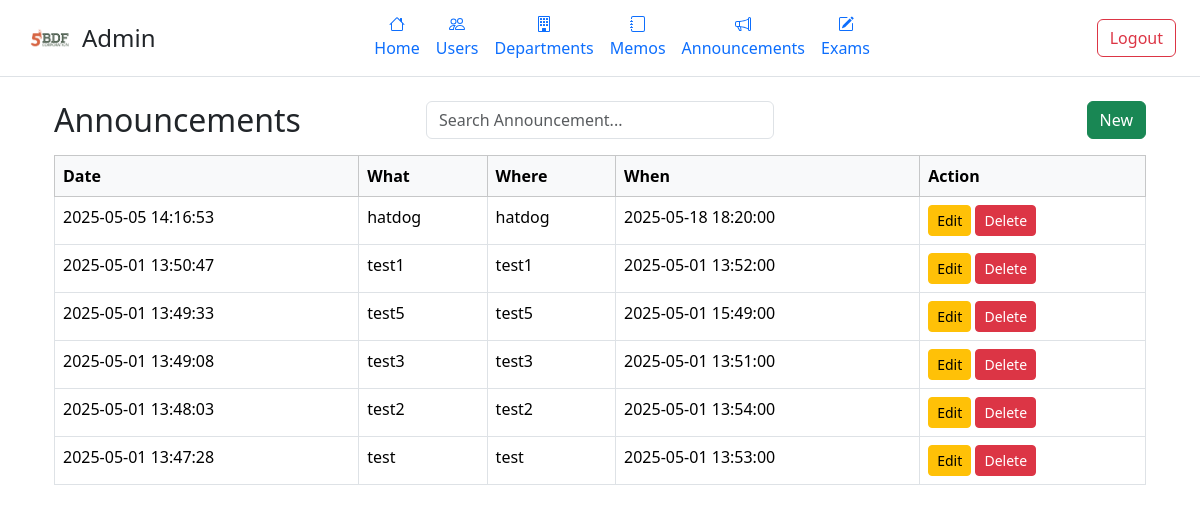
The page /admin/announcements.php (signed in) on the database its author committed.
### tables this page shows
CREATE TABLE `announcements` (
  `announcement_id` int(11) NOT NULL,
  `title` varchar(255) NOT NULL DEFAULT 'ANNOUNCEMENT',
  `date_created` datetime NOT NULL,
  `what` text NOT NULL,
  `where` varchar(255) NOT NULL,
  `when` datetime NOT NULL
);

### admin/announcements.php (the view, shortened to what this page needs)
<?php
require_once '../db/dbcon.php';
$query = "SELECT * FROM announcements ORDER BY date_created DESC";
$result = mysqli_query($conn, $query);
?>
<!DOCTYPE html>
<html lang="en">
<head>
  <link href="https://cdn.jsdelivr.net/npm/bootstrap@5.3.5/dist/css/bootstrap.min.css" rel="stylesheet">
</head>
<body>
<header class="d-flex flex-wrap align-items-center justify-content-between py-2 px-4 border-bottom">
  <div class="d-flex align-items-center gap-2">
    <img src="../img/5bdflogo.png" alt="5BDF Logo" height="50" width="50">
    <h4 class="m-0">Admin</h4>
  </div>
  <nav>
    <ul class="nav">
        <li class="nav-item">
        <a href="#" class="nav-link d-flex flex-column align-items-center px-2">
            Home
        </a>
        </li>
        <li class="nav-item">
        <a href="./admin.php" class="nav-link d-flex flex-column align-items-center px-2">
            Users
        </a>
        </li>
        <li class="nav-item">
        <a href="./departments.php" class="nav-link d-flex flex-column align-items-center px-2">
            Departments
        </a>
        </li>
        <li class="nav-item">
        <a href="./memos.php" class="nav-link d-flex flex-column align-items-center px-2">
            Memos
        </a>
        </li>
        <li class="nav-item">
        <a href="./announcements.php" class="nav-link d-flex flex-column align-items-center px-2">
            Announcements
        </a>
        </li>
        <li class="nav-item">
          <a href="./Exams.php" class="nav-link d-flex flex-column align-items-center px-2">
            Exams
          </a>
        </li>
    </ul>
</nav>
  <div>
    <button class="btn btn-outline-danger ms-2" onclick="window.location.href='logout.php'">Logout</button>
  </div>
</header>
  <div class="container mt-4">
      <div class="container my-4">
        <div class="row mb-3 align-items-center">
          <div class="col-md-4">
            <h2 class="m-0">Announcements</h2>
          </div>
          <div class="col-md-4 text-center">
            <input type="text" class="form-control" id="searchInput" placeholder="Search Announcement..." onkeyup="filterAnnouncements()">
          </div>
          <div class="col-md-4 text-end">
            <button type="button" class="btn btn-success" data-bs-toggle="modal" data-bs-target="#addNewAnnouncement">New</button>
          </div>
        </div>
    <table class="table table-bordered">
      <thead class="table-light">
        <tr>
          <th>Date</th>
          <th>What</th>
          <th>Where</th>
          <th>When</th>
          <th>Action</th>
        </tr>
      </thead>
      <tbody>
    <?php while ($row = mysqli_fetch_assoc($result)) { ?>
    <tr>
        <td><?php echo $row['date_created']; ?></td>
        <td><?php echo htmlspecialchars($row['what']); ?></td>
        <td><?php echo htmlspecialchars($row['where']); ?></td>
        <td><?php echo $row['when']; ?></td>
        <td>
            <button class="btn btn-sm btn-warning" data-bs-toggle="modal" data-bs-target="#editModal<?php echo $row['announcement_id']; ?>">Edit</button>
            <button class="btn btn-sm btn-danger" data-bs-toggle="modal" data-bs-target="#deleteModal<?php echo $row['announcement_id']; ?>">Delete</button>
        </td>
    </tr>
    <?php } ?>
</tbody>
    </table>
</div>
  </div>
</body>
</html>

### rows shown on the page
announcements: date_created "2025-05-05 14:16:53", what "hatdog", where "hatdog", when "2025-05-18 18:20:00"
announcements: date_created "2025-05-01 13:50:47", what "test1", where "test1", when "2025-05-01 13:52:00"
announcements: date_created "2025-05-01 13:49:33", what "test5", where "test5", when "2025-05-01 15:49:00"
announcements: date_created "2025-05-01 13:49:08", what "test3", where "test3", when "2025-05-01 13:51:00"
announcements: date_created "2025-05-01 13:48:03", what "test2", where "test2", when "2025-05-01 13:54:00"
announcements: date_created "2025-05-01 13:47:28", what "test", where "test", when "2025-05-01 13:53:00"
